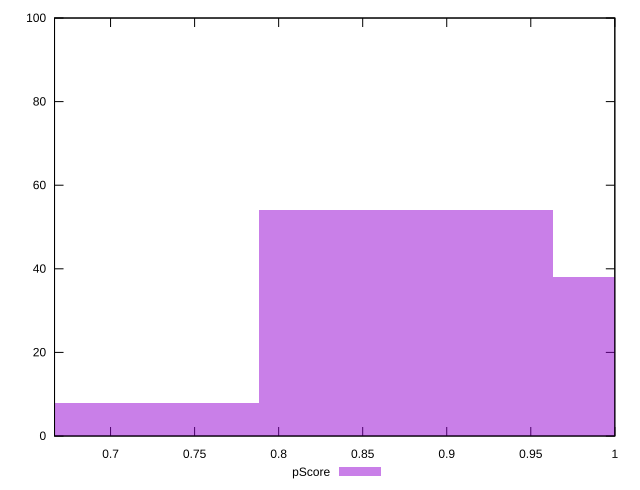

Generate this figure with gnuplot:
reset

$pScore <<EOF
0.7004971220376331 8
1.0507456830564497 38
0.8756214025470415 54
EOF

set key outside below
set boxwidth 0.1751242805094083
set xrange [0.6666666666666666:1]
set yrange [0:100]
set trange [0:100]
set style fill transparent solid 0.5 noborder
set terminal svg size 640, 490 enhanced background rgb 'white'
set output "report_00019_2021-02-10T18-14-37.922Z//uses-http2/samples/pages+cached+noadtech/pScore/histogram.svg"

plot $pScore title "pScore" with boxes

reset
